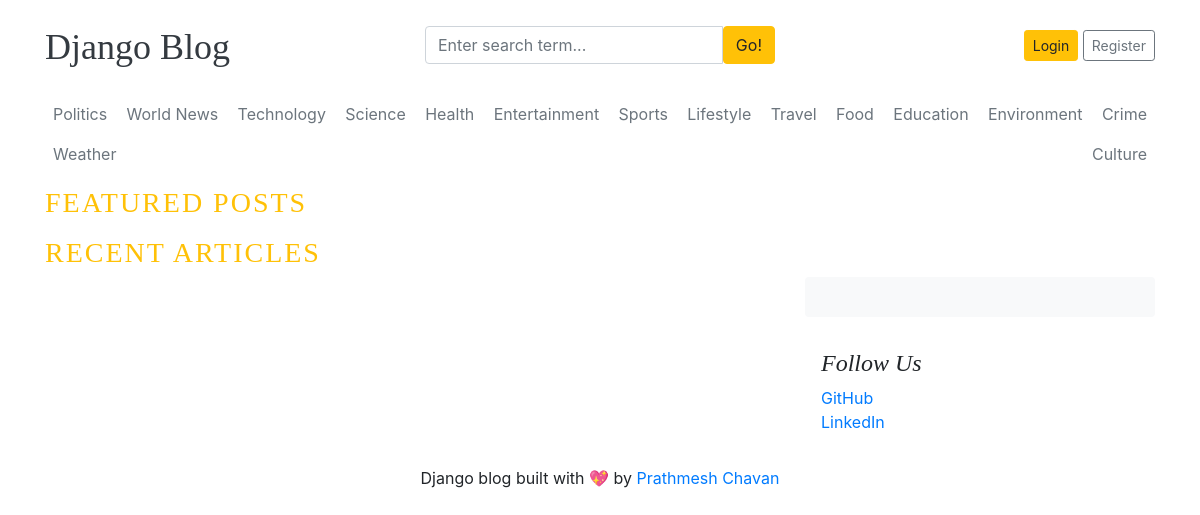
The page / on the database its author committed.
### blogs/models.py (models this page shows, shortened)
class Category(models.Model):
    category_name = models.CharField(max_length=50,unique=True)
    created_at = models.DateTimeField(auto_now_add=True)
    updated_at = models.DateTimeField(auto_now=True)
    class Meta:
        verbose_name_plural = 'categories'

### assignments/models.py (models this page shows, shortened)
class SocialLink(models.Model):
    platform = models.CharField(max_length=50)
    link = models.URLField(max_length=100)
    created_at = models.DateTimeField(auto_now_add=True)
    updated_at = models.DateTimeField(auto_now=True)

### blog_main/views.py (the view)
# urls.py: 2. Add a URL to urlpatterns:  path('', views.home, name='home')
def home(request):
    featured_post = Blog.objects.filter(is_featured=True,status='Published')
    posts = Blog.objects.filter(is_featured=False,status='Published')
    try:
        about = About.objects.get()
    except:
        about = None
    context = {
        'featured_post':featured_post,
        'posts':posts,
        'about':about,
    }
    return render(request,'home.html',context)

### blogs/context_processors.py (called while the page is built)
def get_categories(request):
    categories = Category.objects.all()
    return dict(categories=categories)

def get_social_links(request):
    social_links = SocialLink.objects.all()
    return dict(social_links=social_links)

### templates/home.html (shortened to what this page needs)
{% extends 'base.html' %}
{% block content %}
<h3 class="text-uppercase text-warning" style="letter-spacing: 2px;">Featured Posts</h3>
<h3 class="text-uppercase text-warning" style="letter-spacing: 2px;">Recent Articles</h3>
<main role="main" class="container p-0">
  <div class="row">
    <div class="col-md-8 blog-main">
    </div>
    <aside class="col-md-4 blog-sidebar">
      <div class="p-3 mb-3 bg-light rounded">
      </div>
      {% if social_links %}
      <div class="p-3">
        <h4 class="font-italic">Follow Us</h4>
        <ol class="list-unstyled">
          {% for i in social_links %}
          <li><a href="{{ i.link }}" target="_blank">{{ i.platform }}</a></li>
          {% endfor %}
        </ol>
      </div>
      {% endif %}
    </aside>
  </div>
</main>
</div>
{% endblock %}

### templates/base.html (shortened to what this page needs)
{% load static %}
<!DOCTYPE html>
<html lang="en">
<head>
    <link href="https://getbootstrap.com/docs/4.0/dist/css/bootstrap.min.css" rel="stylesheet">
    <link href="{% static 'css/blog.css' %}" rel="stylesheet">
    <link rel="stylesheet" href="https://cdnjs.cloudflare.com/ajax/libs/font-awesome/4.7.0/css/font-awesome.min.css">
  </head>
<body>
    <div class="container">
      <header class="blog-header py-3">
        <div class="row flex-nowrap justify-content-between align-items-center">
          <div class="col-4 pt-1">
            <a class="blog-header-logo text-dark" href="/">Django Blog</a>
          </div>
          <div class="col-4">
            <form action="{% url 'search' %}" method="GET">
              <div class="input-group">
                <input class="form-control" type="text" name="keyword" value="{{ keyword }}" placeholder="Enter search term..." aria-label="Enter search term..." aria-describedby="button-search" />
                <button type="submit" class="btn btn-warning" id="button-search" type="button">Go!</button>
            </div>
            </form>
          </div>
          <div class="col-4 d-flex justify-content-end align-items-center">
            {% if not user.is_authenticated %}
            <a class="btn btn-sm btn-warning" href="{% url 'login' %}">Login</a> &nbsp;
            <a class="btn btn-sm btn-outline-secondary" href="{% url 'register' %}">Register</a>
            {% else %}
            <span><a href="{% url 'dashboard' %}">Dashboard</a></span>
            &emsp;
            <span><a href="{% url 'logout' %}">Logout</a></span>
            {% endif %}
          </div>
        </div>
      </header>
      <div class="nav-scroller py-1 mb-2">
        <nav class="nav d-flex justify-content-between">
          {% for cat in categories %}
          <a class="p-2 text-muted" href="{% url 'posts_by_category' cat.id %}">{{ cat.category_name }}</a>
          {% endfor %}
        </nav>
      </div>
{% block content %}
{% endblock %}
<footer class="blog-footer">
    <p class="text-center">Django blog built with 💖 by <a href="#">Prathmesh Chavan</a></p>
  </footer>
  </body>
  </html>

### blog_main/static/css/blog.css (style rules this page uses)
.blog-header-logo { font-family: "Playfair Display", Georgia, "Times New Roman", serif; font-size: 2.25rem; }
h1, h2, h3, h4, h5, h6 { font-family: "Playfair Display", Georgia, "Times New Roman", serif; }

### rows shown on the page
Category: category_name "Politics"
Category: category_name "World News"
Category: category_name "Technology"
Category: category_name "Science"
Category: category_name "Health"
Category: category_name "Entertainment"
Category: category_name "Sports"
Category: category_name "Lifestyle"
Category: category_name "Travel"
Category: category_name "Food"
Category: category_name "Education"
Category: category_name "Environment"
Category: category_name "Crime"
Category: category_name "Weather"
Category: category_name "Culture"
SocialLink: platform "GitHub"
SocialLink: platform "LinkedIn"
